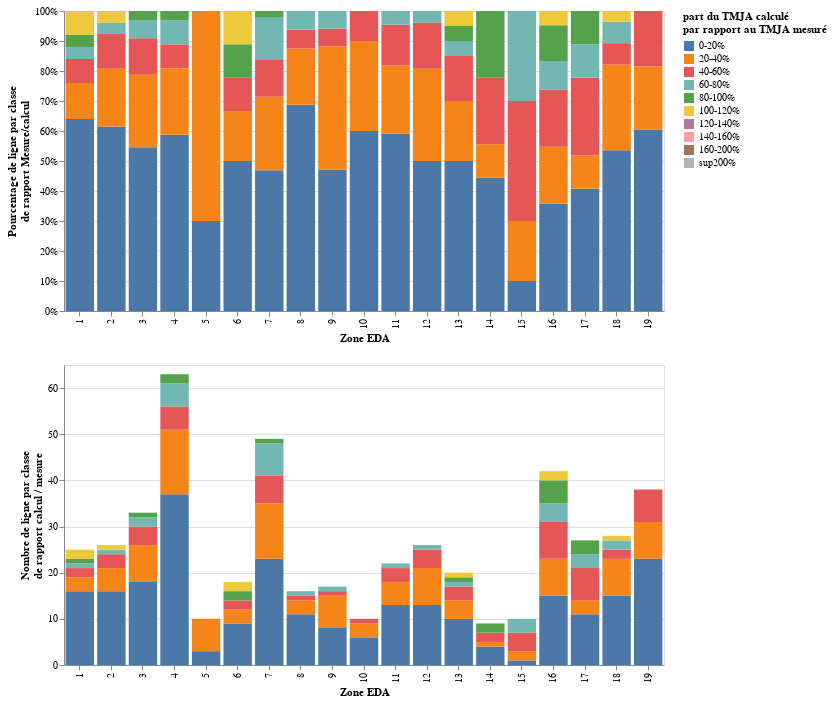

The code cell stored with this chart in its notebook:
### Code cell
graphRapportCalcMesureZoneEmd

### Figure 1 — Vega-Lite specification as saved in the notebook (floating-point values rounded to 4 significant figures; data arrays with more than 128 entries replaced by an {"elided": "..."} marker saying what was removed)
{"config": {"view": {"continuousWidth": 400, "continuousHeight": 300}}, "vconcat": [{"data": {"name": "data-b840df5310e308f405896dc963cc76e7"}, "mark": "bar", "encoding": {"color": {"type": "nominal", "field": "mjMes_calc", "sort": ["0-20%", "20-40%", "40-60%", "60-80%", "80-100%", "100-120%", "120-140%", "140-160%", "160-200%", "sup200%"]}, "order": {"type": "quantitative", "field": "index"}, "x": {"type": "nominal", "field": "zoneEmd", "title": "Zone EDA"}, "y": {"type": "quantitative", "axis": {"format": "%", "title": ["Pourcentage de ligne par classe", "de rapport Mesure/calcul"]}, "field": "nb_ligne", "sort": ["0-20%", "20-40%", "40-60%", "60-80%", "80-100%", "100-120%", "120-140%", "140-160%", "160-200%", "sup200%"], "stack": "normalize"}}, "height": 300, "width": 600}, {"data": {"name": "data-b840df5310e308f405896dc963cc76e7"}, "mark": "bar", "encoding": {"color": {"type": "nominal", "field": "mjMes_calc", "sort": ["0-20%", "20-40%", "40-60%", "60-80%", "80-100%", "100-120%", "120-140%", "140-160%", "160-200%", "sup200%"], "title": ["part du TMJA calculé", "par rapport au TMJA mesuré"]}, "order": {"type": "quantitative", "field": "index"}, "x": {"type": "nominal", "field": "zoneEmd", "title": "Zone EDA"}, "y": {"type": "quantitative", "axis": {"title": ["Nombre de ligne par classe", "de rapport calcul / mesure"]}, "field": "nb_ligne", "sort": ["0-20%", "20-40%", "40-60%", "60-80%", "80-100%", "100-120%", "120-140%", "140-160%", "160-200%", "sup200%"]}}, "height": 300, "width": 600}], "$schema": "https://vega.github.io/schema/vega-lite/v4.8.1.json", "datasets": {"data-b840df5310e308f405896dc963cc76e7": {"elided": "190 records"}}}
